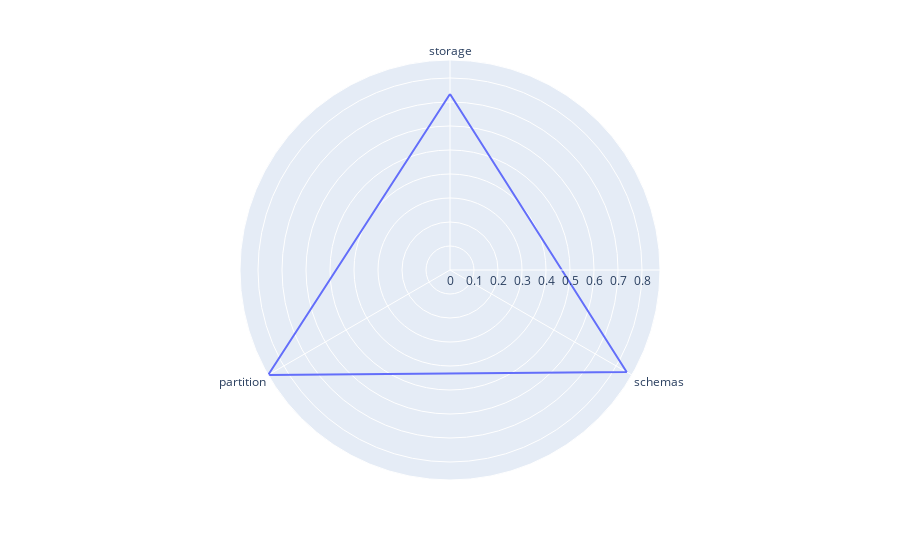

The notebook cell saved with this chart:
### Code cell
partitionSDRank = SDRank(config, logs, '100M', 'partition')
partitionSDRank.plotRadar()

### Figure 1 — Plotly figure (JSON) as saved in the notebook; plotly's stock layout.template omitted (floating-point values rounded to 4 significant figures)
{"data": [{"hovertemplate": "r=%{r}<br>theta=%{theta}<extra></extra>", "legendgroup": "", "line": {"color": "#636efa", "dash": "solid"}, "marker": {"symbol": "circle"}, "mode": "lines", "name": "", "r": [0.7333, 0.85, 0.875, 0.7333], "showlegend": false, "subplot": "polar", "theta": ["storage", "schemas", "partition", "storage"], "type": "scatterpolar"}], "layout": {"legend": {"tracegroupgap": 0}, "margin": {"t": 60}, "polar": {"angularaxis": {"direction": "clockwise", "rotation": 90}, "domain": {"x": [0, 1], "y": [0, 1]}}}}
